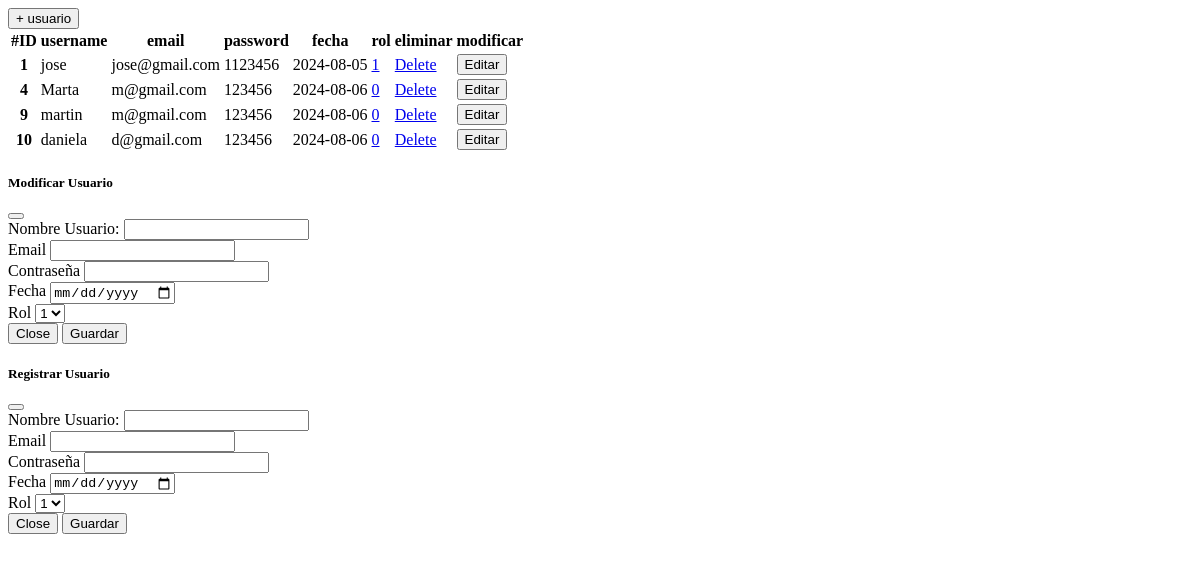
/panel_admin/view_user, run on an earlier commit of the app's database.
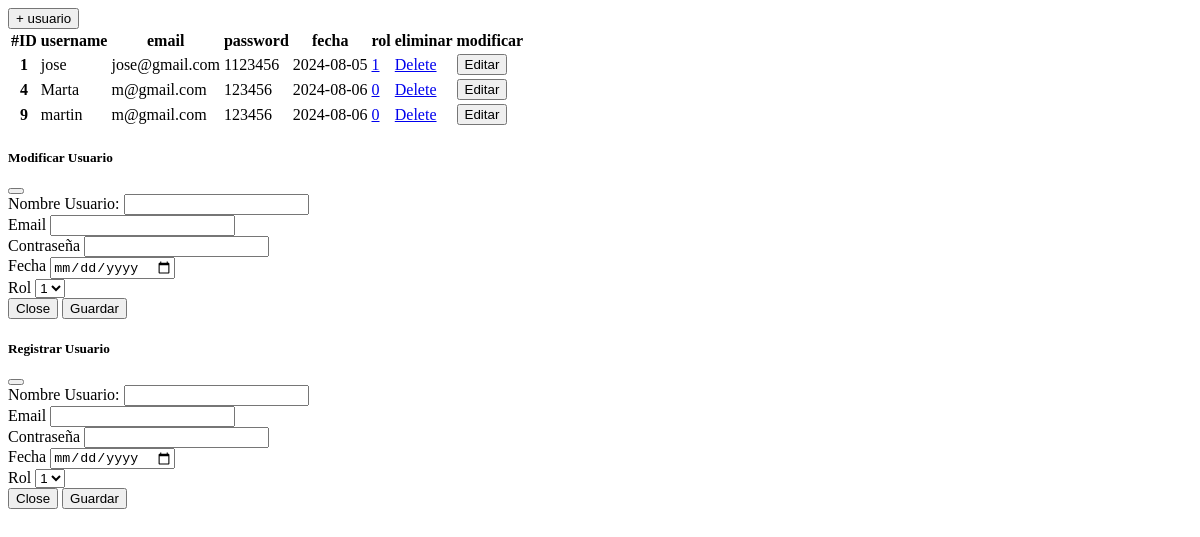
And on a later commit of the database.
### tables this page shows
CREATE TABLE user (
      id_user INTEGER PRIMARY KEY AUTOINCREMENT,
      username TEXT,
      email TEXT,
      password TEXT,
      date DATETIME,
      role INT    
    );

### main.py (the view)
@app.route('/panel_admin/view_user')
def view_user():
  users = cnx.view_users()
  return render_template('/admin/view_users.html', users=users)

### Connection.py (called while the page is built)
    def fetch_data(self, query, values=None):
        if values:
            self.cursor.execute(query, values)
        else:
            self.cursor.execute(query)
        return self.cursor.fetchall()

    def view_users(self):
        return self.fetch_data("SELECT * FROM user")

### templates/admin/view_users.html (shortened to what this page needs)
<div class="container mt-3">
  <div>
    <button class="w3-button w3-green w3-margin-top text-end" type="button"  href="#" data-bs-toggle="modal"
            data-bs-target="#modalRegistrarUser">+ usuario</button>
  </div>
  <table class="w3-container w3-margin-top">
    <thead>
      <tr>
        <th scope="col">#ID</th>
        <th scope="col">username</th>
        <th scope="col">email</th>
        <th scope="col">password</th>
        <th scope="col">fecha</th>
        <th scope="col">rol</th>
        <th scope="col">eliminar</th>
        <th scope="col">modificar</th>
      </tr>
    </thead>
    <tbody>
      {% for user in users %}
      <tr>
        <th cope="row">{{user[0]}}</td>
        <td>{{user[1]}}</td>
        <td>{{user[2]}}</td>
        <td>{{user[3]}}</td>
        <td>{{user[4]}}</td>
        <td><a href="#"
            onclick="navegar('{{ url_for('set_rol_user', id_user = user[0], rol = user[5]) }}', 'setear rol usuario')">{{user[5]}}</a>
        </td>
        <td><a href="#"
          onclick="navegar('{{ url_for('delete_user', id_user = user[0]) }}', 'eliminar')">Delete</a>
        </td>
        <td><button type="button" id="btmodal" class="nav-link" href="#" data-bs-toggle="modal"
            data-bs-target="#modalModificarUser" data-username="{{user[1]}}" data-email="{{user[2]}}" data-password="{{user[3]}}"
            data-date="{{user[4]}}" data-role="{{user[5]}}" data-iduser="{{user[0]}}">Editar</button></td>
      </tr>
      {% endfor %}
    </tbody>
  </table>
  <div class="modal fade" id="modalModificarUser" tabindex="-1" aria-labelledby="exampleModalLabel" aria-hidden="true">
    <div class="modal-dialog  modal-lg">
      <div class="modal-content">
        <div class="modal-header bg-secondary">
          <h5 class="modal-title" id="exampleModalLabel">Modificar Usuario</h5>
          <button type="button" class="btn-close" data-bs-dismiss="modal" aria-label="Close"></button>
        </div>
        <form action="{{ url_for('update_user')}}" method="POST">
          <div class="modal-body">
            <div class="mb-3">
              <label class="form-label" for="username">Nombre Usuario:</label>
              <input class="form-control" type="text" id="username" name="username">
            </div>
            <div class="mb-3">
              <label class="form-label" for="email">Email</label>
              <input class="form-control" type="email" id="email" name="email">
            </div>
            <div class="mb-3">
              <label class="form-label" for="password">Contraseña</label>
              <input class="form-control" type="password" id="password" name="password">
            </div>
            <div class="mb-3">
              <label class="form-label" for="date">Fecha</label>
              <input class="form-control" type="date" id="date" name="date">
            </div>
            <div class="mb-3">
              <label class="form-label" for="role">Rol</label>
              <select class="form-select" aria-label="Default select example" name="role" id="role">
                <option value="1">1</option>
              </select>
            </div>
          </div>
          <div class="modal-footer">
            <button type="button" class="btn btn-secondary" data-bs-dismiss="modal">Close</button>
            <button type="submit" class="btn btn-primary">Guardar</button>
          </div>
        </form>
      </div>
    </div>
  </div>
  <div class="modal fade" id="modalRegistrarUser" tabindex="-1" aria-labelledby="exampleModalLabel1" aria-hidden="true">
    <div class="modal-dialog  modal-lg">
      <div class="modal-content">
        <div class="modal-header bg-secondary">
          <h5 class="modal-title" id="exampleModalLabel1">Registrar Usuario</h5>
          <button type="button" class="btn-close" data-bs-dismiss="modal" aria-label="Close"></button>
        </div>
        <form action="{{ url_for('insert_user')}}" method="POST">
          <div class="modal-body">
            <div class="mb-3">
              <label class="form-label" for="username">Nombre Usuario:</label>
              <input class="form-control" type="text" id="username" name="username">
            </div>
            <div class="mb-3">
              <label class="form-label" for="email">Email</label>
              <input class="form-control" type="email" id="email" name="email">
            </div>
            <div class="mb-3">
              <label class="form-label" for="password">Contraseña</label>
              <input class="form-control" type="password" id="password" name="password">
            </div>
            <div class="mb-3">
              <label class="form-label" for="date">Fecha</label>
              <input class="form-control" type="date" id="date" name="date">
            </div>
            <div class="mb-3">
              <label class="form-label" for="role">Rol</label>
              <select class="form-select" aria-label="Default select example" name="role" id="role">
                <option value="1">1</option>
              </select>
            </div>
          </div>
          <div class="modal-footer">
            <button type="button" class="btn btn-secondary" data-bs-dismiss="modal">Close</button>
            <button type="submit" class="btn btn-primary">Guardar</button>
          </div>
        </form>
      </div>
    </div>
  </div>
</div>

What changed in the data, as far as the page shows it:
removed user: id_user "10", username "daniela", email "d@gmail.com", password "123456", date "2024-08-06", role "0"
